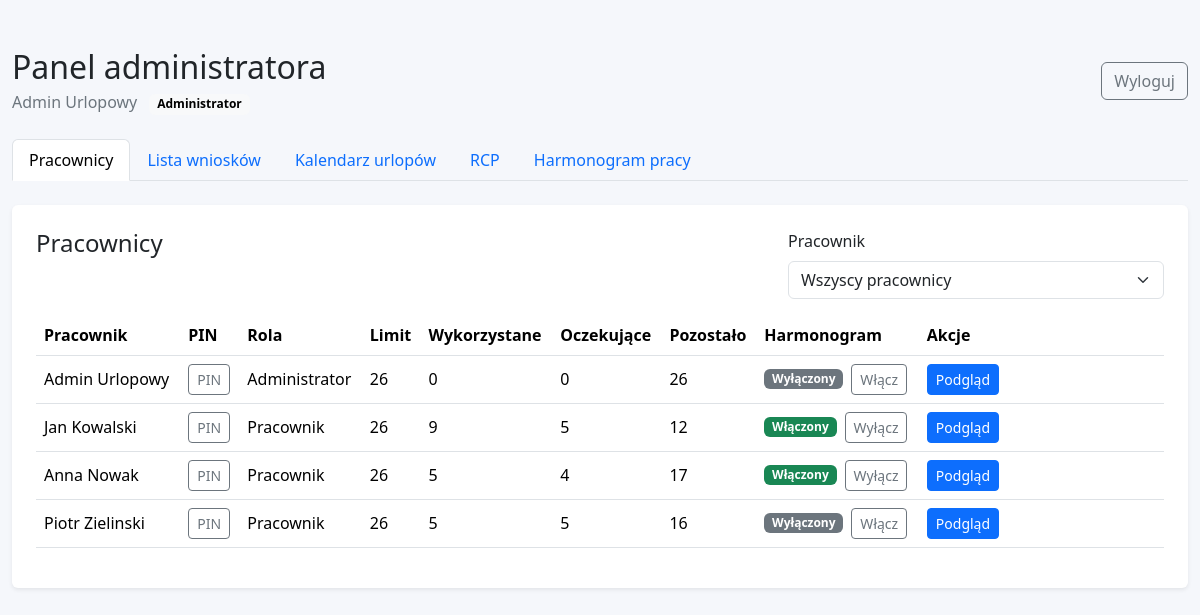
The page /index.php (signed in) on the database its author committed.
### tables this page shows
CREATE TABLE employees (
    id INT UNSIGNED AUTO_INCREMENT PRIMARY KEY,
    first_name VARCHAR(100) NOT NULL,
    last_name VARCHAR(100) NOT NULL,
    pin_code VARCHAR(20) NULL,
    pin_hash VARCHAR(255) NOT NULL,
    role ENUM('employee', 'admin') NOT NULL DEFAULT 'employee',
    harmonogram TINYINT(1) NOT NULL DEFAULT 0,
    annual_leave_days INT UNSIGNED NOT NULL DEFAULT 26,
    created_at TIMESTAMP NOT NULL DEFAULT CURRENT_TIMESTAMP,
    INDEX idx_employees_role (role),
    INDEX idx_employees_harmonogram (harmonogram)
);

### index.php (called while the page is built, shortened)
<?php
require __DIR__ . '/app/main.php';
require __DIR__ . '/views/page.php';

### app/functions.php (called while the page is built, shortened)
<?php
function e(?string $value): string
{
    return htmlspecialchars((string) $value, ENT_QUOTES | ENT_SUBSTITUTE, 'UTF-8');
}
function fetchCurrentEmployee(PDO $pdo): ?array
{
    $stmt = $pdo->prepare('SELECT * FROM employees WHERE id = :id');
    $stmt->execute(['id' => (int) $_SESSION['employee_id']]);
    $employee = $stmt->fetch();
    return $employee;
}

### app/actions.php (called while the page is built, shortened)
<?php
$employee = fetchCurrentEmployee($pdo);
$isAdmin = $employee && ($_SESSION['employee_role'] ?? '') === 'admin' && $employee['role'] === 'admin';

### app/main.php (called while the page is built, shortened)
<?php
require __DIR__ . '/actions.php';
require __DIR__ . '/data.php';

### app/data.php (called while the page is built, shortened)
<?php
if ($employee && $isAdmin) {
    $employeesStmt = $pdo->prepare(
        "SELECT
            e.*,
            COALESCE(SUM(CASE WHEN vr.status = 'zaakceptowany' THEN vr.days ELSE 0 END), 0) AS used_days,
            COALESCE(SUM(CASE WHEN vr.status = 'oczekujący' THEN vr.days ELSE 0 END), 0) AS pending_days
         FROM employees e
         LEFT JOIN vacation_requests vr ON vr.employee_id = e.id
         GROUP BY e.id, e.first_name, e.last_name, e.pin_code, e.pin_hash, e.role, e.harmonogram, e.annual_leave_days, e.created_at
         ORDER BY e.role DESC, e.last_name, e.first_name"
    );
    $employeesStmt->execute();
    $adminEmployees = $employeesStmt->fetchAll();
}
$requestedTab = $_GET['tab'] ?? 'employees';
$activeTab = in_array($requestedTab, ['employees', 'requests', 'calendar', 'schedules', 'rcp'], true) ? $requestedTab : 'employees';

### views/admin/panel.php (the view, shortened to what this page needs)
<ul class="nav nav-tabs mb-4" role="tablist">
    <li class="nav-item" role="presentation">
        <a class="nav-link <?= $activeTab === 'employees' ? 'active' : '' ?>" href="index.php?tab=employees">Pracownicy</a>
    </li>
    <li class="nav-item" role="presentation">
        <a class="nav-link <?= $activeTab === 'requests' ? 'active' : '' ?>" href="index.php?tab=requests">Lista wniosków</a>
    </li>
    <li class="nav-item" role="presentation">
        <a class="nav-link <?= $activeTab === 'calendar' ? 'active' : '' ?>" href="index.php?tab=calendar">Kalendarz urlopów</a>
    </li>
    <li class="nav-item" role="presentation">
        <a class="nav-link <?= $activeTab === 'rcp' ? 'active' : '' ?>" href="index.php?tab=rcp">RCP</a>
    </li>
    <li class="nav-item" role="presentation">
        <a class="nav-link <?= $activeTab === 'schedules' ? 'active' : '' ?>" href="index.php?tab=schedules">Harmonogram pracy</a>
    </li>
</ul>
<?php if ($activeTab === 'employees'): ?>
    <div class="card border-0 shadow-sm mb-4">
        <div class="card-body p-4">
            <div class="d-flex flex-column flex-lg-row justify-content-between gap-3 mb-3">
                <h2 class="h4 mb-0">Pracownicy</h2>
                <div class="col-12 col-lg-4">
                    <label for="employeesEmployeeFilter" class="form-label">Pracownik</label>
                    <select class="form-select js-admin-employee-filter" id="employeesEmployeeFilter" data-target-table="employeesTable">
                        <option value="">Wszyscy pracownicy</option>
                    </select>
                </div>
            </div>
            <div class="table-responsive">
                <table class="table align-middle" id="employeesTable">
                    <thead>
                    <tr>
                        <th>Pracownik</th>
                        <th>PIN</th>
                        <th>Rola</th>
                        <th>Limit</th>
                        <th>Wykorzystane</th>
                        <th>Oczekujące</th>
                        <th>Pozostało</th>
                        <th>Harmonogram</th>
                        <th>Akcje</th>
                    </tr>
                    </thead>
                    <tbody>
                    <?php foreach ($adminEmployees as $adminEmployee): ?>
                        <?php
                        $used = (int) $adminEmployee['used_days'];
                        $pending = (int) $adminEmployee['pending_days'];
                        $remaining = max(0, (int) $adminEmployee['annual_leave_days'] - $used - $pending);
                        ?>
                        <tr data-employee-id="<?= (int) $adminEmployee['id'] ?>">
                            <td><?= e($adminEmployee['first_name'] . ' ' . $adminEmployee['last_name']) ?></td>
                            <td>
                                <?php if ($adminEmployee['pin']): ?>
                                    <button type="button"
                                            class="btn btn-sm btn-outline-secondary js-show-pin"
                                            data-pin="<?= e($adminEmployee['pin']) ?>">PIN</button>
                                <?php else: ?>
                                    <span class="text-secondary small">Niedostępny</span>
                                <?php endif; ?>
                            </td>
                            <td><?= $adminEmployee['role'] === 'admin' ? 'Administrator' : 'Pracownik' ?></td>
                            <td><?= (int) $adminEmployee['annual_leave_days'] ?></td>
                            <td><?= $used ?></td>
                            <td><?= $pending ?></td>
                            <td><?= $remaining ?></td>
                            <td>
                                <form method="post" class="d-flex align-items-center gap-2">
                                    <span class="badge <?= (int) $adminEmployee['harmonogram'] === 1 ? 'text-bg-success' : 'text-bg-secondary' ?>">
                                        <?= (int) $adminEmployee['harmonogram'] === 1 ? 'Włączony' : 'Wyłączony' ?>
                                    </span>
                                    <button type="submit" class="btn btn-sm btn-outline-secondary">
                                        <?= (int) $adminEmployee['harmonogram'] === 1 ? 'Wyłącz' : 'Włącz' ?>
                                    </button>
                                </form>
                            </td>
                            <td class="table-actions">
                                <a class="btn btn-sm btn-primary" href="index.php?tab=employees&employee_id=<?= (int) $adminEmployee['id'] ?>#employee-card">Podgląd</a>
                            </td>
                        </tr>
                    <?php endforeach; ?>
                    </tbody>
                </table>
            </div>
        </div>
    </div>
<?php endif; ?>

### views/layout/header.php (shortened to what this page needs)
<!doctype html>
<html lang="pl">
<head>
    <link href="https://cdn.jsdelivr.net/npm/bootstrap@5.3.3/dist/css/bootstrap.min.css" rel="stylesheet">
</head>
<body>

### views/page.php (shortened to what this page needs)
<?php require __DIR__ . '/layout/header.php'; ?>
<main class="container app-shell py-4 py-lg-5">
    <?php if (!$employee): ?>
        <?php require __DIR__ . '/auth/login.php'; ?>
    <?php else: ?>
        <?php require __DIR__ . '/layout/topbar.php'; ?>
        <?php if ($isAdmin): ?>
            <?php require __DIR__ . '/admin/panel.php'; ?>
        <?php else: ?>
            <?php require __DIR__ . '/employee/panel.php'; ?>
        <?php endif; ?>
    <?php endif; ?>
</main>
<?php require __DIR__ . '/layout/footer.php'; ?>

### views/layout/topbar.php (shortened to what this page needs)
<div class="d-flex flex-column flex-md-row align-items-md-center justify-content-between gap-3 mb-4">
    <div>
        <h1 class="h2 mb-1"><?= $isAdmin ? 'Panel administratora' : 'Panel pracownika' ?></h1>
        <div class="text-secondary">
            <?= e($employee['first_name'] . ' ' . $employee['last_name']) ?>
            <span class="badge text-bg-light ms-2"><?= $isAdmin ? 'Administrator' : 'Pracownik' ?></span>
        </div>
    </div>
    <a class="btn btn-outline-secondary" href="index.php?action=logout">Wyloguj</a>
</div>

### views/layout/footer.php
</body>
</html>

### views/layout/header.php (style rules this page uses)
body { background: #f5f7fb; }
.app-shell { max-width: 1280px; }
.table-actions { min-width: 240px; }

### rows shown on the page
employees: first_name+last_name "Admin Urlopowy"
employees: first_name+last_name "Jan Kowalski", role "Pracownik", annual_leave_days "26", used "9", pending "5", remaining "12", harmonogram "Włączony"
employees: first_name+last_name "Anna Nowak", role "Pracownik", annual_leave_days "26", used "5", pending "4", remaining "17", harmonogram "Włączony"
employees: first_name+last_name "Piotr Zielinski", role "Pracownik", annual_leave_days "26", used "5", pending "5", remaining "16", harmonogram "Wyłączony"

### other values the page prints
$adminEmployee['first_name'] . ' ' . $adminEmployee['last_name'] "Admin Urlopowy"
$adminEmployee['annual_leave_days'] "26"
$used "0"
$pending "0"
$remaining "26"
